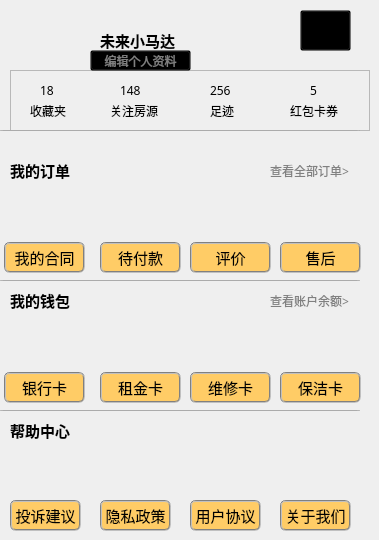
      <widget class="QWidget" name="page_6">
       <widget class="QLabel" name="lb_mine_pic_1">
        <property name="geometry">
         <rect>
          <x>20</x>
          <y>20</y>
          <width>61</width>
          <height>61</height>
         </rect>
        </property>
        <property name="text">
         <string/>
        </property>
       </widget>
       <widget class="QLabel" name="label_92">
        <property name="geometry">
         <rect>
          <x>270</x>
          <y>160</y>
          <width>91</width>
          <height>21</height>
         </rect>
        </property>
        <property name="font">
         <font>
          <family>微软雅黑</family>
          <pointsize>9</pointsize>
          <weight>50</weight>
          <bold>false</bold>
         </font>
        </property>
        <property name="styleSheet">
         <string notr="true">color:gray;</string>
        </property>
        <property name="text">
         <string>查看全部订单&gt;</string>
        </property>
       </widget>
       <widget class="QLabel" name="label_91">
        <property name="geometry">
         <rect>
          <x>10</x>
          <y>160</y>
          <width>71</width>
          <height>20</height>
         </rect>
        </property>
        <property name="font">
         <font>
          <family>微软雅黑</family>
          <pointsize>11</pointsize>
          <weight>75</weight>
          <bold>true</bold>
         </font>
        </property>
        <property name="text">
         <string>我的订单</string>
        </property>
       </widget>
       <widget class="QPushButton" name="pb_zhuanqu_7">
        <property name="geometry">
         <rect>
          <x>190</x>
          <y>500</y>
          <width>71</width>
          <height>31</height>
         </rect>
        </property>
        <property name="font">
         <font>
          <family>微软雅黑</family>
          <pointsize>11</pointsize>
         </font>
        </property>
        <property name="styleSheet">
         <string notr="true">background-color: rgb(255, 204, 102);
border:2px groove gray;border-radius:6px;padding:2px;</string>
        </property>
        <property name="text">
         <string>用户协议</string>
        </property>
       </widget>
       <widget class="QPushButton" name="pb_zhuanqu_6">
        <property name="geometry">
         <rect>
          <x>280</x>
          <y>500</y>
          <width>71</width>
          <height>31</height>
         </rect>
        </property>
        <property name="font">
         <font>
          <family>微软雅黑</family>
          <pointsize>11</pointsize>
         </font>
        </property>
        <property name="styleSheet">
         <string notr="true">background-color: rgb(255, 204, 102);
border:2px groove gray;border-radius:6px;padding:2px;</string>
        </property>
        <property name="text">
         <string>关于我们</string>
        </property>
       </widget>
       <widget class="QPushButton" name="pb_sign_2">
        <property name="geometry">
         <rect>
          <x>4</x>
          <y>242</y>
          <width>81</width>
          <height>31</height>
         </rect>
        </property>
        <property name="sizePolicy">
         <sizepolicy hsizetype="Ignored" vsizetype="Ignored">
          <horstretch>0</horstretch>
          <verstretch>0</verstretch>
         </sizepolicy>
        </property>
        <property name="font">
         <font>
          <family>微软雅黑</family>
          <pointsize>11</pointsize>
         </font>
        </property>
        <property name="styleSheet">
         <string notr="true">background-color: rgb(255, 204, 102);
border:2px groove gray;border-radius:6px;padding:2px;</string>
        </property>
        <property name="text">
         <string>我的合同</string>
        </property>
       </widget>
       <widget class="QLabel" name="lb_mine_pic_4">
        <property name="geometry">
         <rect>
          <x>210</x>
          <y>190</y>
          <width>41</width>
          <height>41</height>
         </rect>
        </property>
        <property name="text">
         <string/>
        </property>
       </widget>
       <widget class="QPushButton" name="pb_zhuanqu_3">
        <property name="geometry">
         <rect>
          <x>280</x>
          <y>242</y>
          <width>81</width>
          <height>31</height>
         </rect>
        </property>
        <property name="font">
         <font>
          <family>微软雅黑</family>
          <pointsize>11</pointsize>
         </font>
        </property>
        <property name="styleSheet">
         <string notr="true">background-color: rgb(255, 204, 102);
border:2px groove gray;border-radius:6px;padding:2px;</string>
        </property>
        <property name="text">
         <string>售后</string>
        </property>
       </widget>
       <widget class="QFrame" name="frame_9">
        <property name="geometry">
         <rect>
          <x>10</x>
          <y>70</y>
          <width>360</width>
          <height>61</height>
         </rect>
        </property>
        <property name="frameShape">
         <enum>QFrame::StyledPanel</enum>
        </property>
        <property name="frameShadow">
         <enum>QFrame::Raised</enum>
        </property>
        <widget class="QLabel" name="label_83">
         <property name="geometry">
          <rect>
           <x>30</x>
           <y>10</y>
           <width>31</width>
           <height>21</height>
          </rect>
         </property>
         <property name="font">
          <font>
           <family>微软雅黑</family>
           <pointsize>9</pointsize>
           <weight>50</weight>
           <bold>false</bold>
          </font>
         </property>
         <property name="styleSheet">
          <string notr="true"/>
         </property>
         <property name="text">
          <string>18</string>
         </property>
        </widget>
        <widget class="QLabel" name="label_84">
         <property name="geometry">
          <rect>
           <x>110</x>
           <y>10</y>
           <width>31</width>
           <height>21</height>
          </rect>
         </property>
         <property name="font">
          <font>
           <family>微软雅黑</family>
           <pointsize>9</pointsize>
           <weight>50</weight>
           <bold>false</bold>
          </font>
         </property>
         <property name="styleSheet">
          <string notr="true"/>
         </property>
         <property name="text">
          <string>148</string>
         </property>
        </widget>
        <widget class="QLabel" name="label_86">
         <property name="geometry">
          <rect>
           <x>300</x>
           <y>10</y>
           <width>31</width>
           <height>21</height>
          </rect>
         </property>
         <property name="font">
          <font>
           <family>微软雅黑</family>
           <pointsize>9</pointsize>
           <weight>50</weight>
           <bold>false</bold>
          </font>
         </property>
         <property name="styleSheet">
          <string notr="true"/>
         </property>
         <property name="text">
          <string>5</string>
         </property>
        </widget>
        <widget class="QLabel" name="label_90">
         <property name="geometry">
          <rect>
           <x>100</x>
           <y>30</y>
           <width>61</width>
           <height>21</height>
          </rect>
         </property>
         <property name="font">
          <font>
           <family>微软雅黑</family>
           <pointsize>9</pointsize>
           <weight>50</weight>
           <bold>false</bold>
          </font>
         </property>
         <property name="styleSheet">
          <string notr="true"/>
         </property>
         <property name="text">
          <string>关注房源</string>
         </property>
        </widget>
        <widget class="QLabel" name="label_85">
         <property name="geometry">
          <rect>
           <x>200</x>
           <y>10</y>
           <width>31</width>
           <height>21</height>
          </rect>
         </property>
         <property name="font">
          <font>
           <family>微软雅黑</family>
           <pointsize>9</pointsize>
           <weight>50</weight>
           <bold>false</bold>
          </font>
         </property>
         <property name="styleSheet">
          <string notr="true"/>
         </property>
         <property name="text">
          <string>256</string>
         </property>
        </widget>
        <widget class="QLabel" name="label_87">
         <property name="geometry">
          <rect>
           <x>20</x>
           <y>30</y>
           <width>51</width>
           <height>21</height>
          </rect>
         </property>
         <property name="font">
          <font>
           <family>微软雅黑</family>
           <pointsize>9</pointsize>
           <weight>50</weight>
           <bold>false</bold>
          </font>
         </property>
         <property name="styleSheet">
          <string notr="true"/>
         </property>
         <property name="text">
          <string>收藏夹</string>
         </property>
        </widget>
        <widget class="QLabel" name="label_89">
         <property name="geometry">
          <rect>
           <x>200</x>
           <y>30</y>
           <width>31</width>
           <height>21</height>
          </rect>
         </property>
         <property name="font">
          <font>
           <family>微软雅黑</family>
           <pointsize>9</pointsize>
           <weight>50</weight>
           <bold>false</bold>
          </font>
         </property>
         <property name="styleSheet">
          <string notr="true"/>
         </property>
         <property name="text">
          <string>足迹</string>
         </property>
        </widget>
        <widget class="QLabel" name="label_88">
         <property name="geometry">
          <rect>
           <x>280</x>
           <y>30</y>
           <width>61</width>
           <height>21</height>
          </rect>
         </property>
         <property name="font">
          <font>
           <family>微软雅黑</family>
           <pointsize>9</pointsize>
           <weight>50</weight>
           <bold>false</bold>
          </font>
         </property>
         <property name="styleSheet">
          <string notr="true"/>
         </property>
         <property name="text">
          <string>红包卡券</string>
         </property>
        </widget>
       </widget>
       <widget class="QPushButton" name="pb_zhuanqu_5">
        <property name="geometry">
         <rect>
          <x>190</x>
          <y>372</y>
          <width>81</width>
          <height>31</height>
         </rect>
        </property>
        <property name="font">
         <font>
          <family>微软雅黑</family>
          <pointsize>11</pointsize>
         </font>
        </property>
        <property name="styleSheet">
         <string notr="true">background-color: rgb(255, 204, 102);
border:2px groove gray;border-radius:6px;padding:2px;</string>
        </property>
        <property name="text">
         <string>维修卡</string>
        </property>
       </widget>
       <widget class="QPushButton" name="pb_change_6">
        <property name="geometry">
         <rect>
          <x>100</x>
          <y>500</y>
          <width>71</width>
          <height>31</height>
         </rect>
        </property>
        <property name="font">
         <font>
          <family>微软雅黑</family>
          <pointsize>11</pointsize>
         </font>
        </property>
        <property name="styleSheet">
         <string notr="true">background-color: rgb(255, 204, 102);
border:2px groove gray;border-radius:6px;padding:2px;</string>
        </property>
        <property name="text">
         <string>隐私政策</string>
        </property>
       </widget>
       <widget class="QLabel" name="lb_mine_pic_3">
        <property name="geometry">
         <rect>
          <x>120</x>
          <y>190</y>
          <width>41</width>
          <height>41</height>
         </rect>
        </property>
        <property name="text">
         <string/>
        </property>
       </widget>
       <widget class="QLabel" name="lb_mine_pic_6">
        <property name="geometry">
         <rect>
          <x>20</x>
          <y>320</y>
          <width>41</width>
          <height>41</height>
         </rect>
        </property>
        <property name="text">
         <string/>
        </property>
       </widget>
       <widget class="QLabel" name="label_94">
        <property name="geometry">
         <rect>
          <x>270</x>
          <y>290</y>
          <width>91</width>
          <height>21</height>
         </rect>
        </property>
        <property name="font">
         <font>
          <family>微软雅黑</family>
          <pointsize>9</pointsize>
          <weight>50</weight>
          <bold>false</bold>
         </font>
        </property>
        <property name="styleSheet">
         <string notr="true">color:gray;</string>
        </property>
        <property name="text">
         <string>查看账户余额&gt;</string>
        </property>
       </widget>
       <widget class="QLabel" name="label_95">
        <property name="geometry">
         <rect>
          <x>10</x>
          <y>420</y>
          <width>71</width>
          <height>20</height>
         </rect>
        </property>
        <property name="font">
         <font>
          <family>微软雅黑</family>
          <pointsize>11</pointsize>
          <weight>75</weight>
          <bold>true</bold>
         </font>
        </property>
        <property name="text">
         <string>帮助中心</string>
        </property>
       </widget>
       <widget class="QLabel" name="lb_mine_pic_7">
        <property name="geometry">
         <rect>
          <x>120</x>
          <y>320</y>
          <width>41</width>
          <height>41</height>
         </rect>
        </property>
        <property name="text">
         <string/>
        </property>
       </widget>
       <widget class="QPushButton" name="pb_sign_4">
        <property name="geometry">
         <rect>
          <x>10</x>
          <y>500</y>
          <width>71</width>
          <height>31</height>
         </rect>
        </property>
        <property name="font">
         <font>
          <family>微软雅黑</family>
          <pointsize>11</pointsize>
         </font>
        </property>
        <property name="styleSheet">
         <string notr="true">background-color: rgb(255, 204, 102);
border:2px groove gray;border-radius:6px;padding:2px;</string>
        </property>
        <property name="text">
         <string>投诉建议</string>
        </property>
       </widget>
       <widget class="QLabel" name="lb_mine_pic_2">
        <property name="geometry">
         <rect>
          <x>20</x>
          <y>190</y>
          <width>41</width>
          <height>41</height>
         </rect>
        </property>
        <property name="text">
         <string/>
        </property>
       </widget>
       <widget class="QLabel" name="lb_mine_pic_8">
        <property name="geometry">
         <rect>
          <x>210</x>
          <y>320</y>
          <width>41</width>
          <height>41</height>
         </rect>
        </property>
        <property name="text">
         <string/>
        </property>
       </widget>
       <widget class="QPushButton" name="pb_zhuanqu_4">
        <property name="geometry">
         <rect>
          <x>280</x>
          <y>372</y>
          <width>81</width>
          <height>31</height>
         </rect>
        </property>
        <property name="font">
         <font>
          <family>微软雅黑</family>
          <pointsize>11</pointsize>
         </font>
        </property>
        <property name="styleSheet">
         <string notr="true">background-color: rgb(255, 204, 102);
border:2px groove gray;border-radius:6px;padding:2px;</string>
        </property>
        <property name="text">
         <string>保洁卡</string>
        </property>
       </widget>
       <widget class="QPushButton" name="pb_change_4">
        <property name="geometry">
         <rect>
          <x>100</x>
          <y>242</y>
          <width>81</width>
          <height>31</height>
         </rect>
        </property>
        <property name="font">
         <font>
          <family>微软雅黑</family>
          <pointsize>11</pointsize>
         </font>
        </property>
        <property name="styleSheet">
         <string notr="true">background-color: rgb(255, 204, 102);
border:2px groove gray;border-radius:6px;padding:2px;</string>
        </property>
        <property name="text">
         <string>待付款</string>
        </property>
       </widget>
       <widget class="QLabel" name="lb_mine_pic_11">
        <property name="geometry">
         <rect>
          <x>120</x>
          <y>450</y>
          <width>41</width>
          <height>41</height>
         </rect>
        </property>
        <property name="text">
         <string/>
        </property>
       </widget>
       <widget class="QPushButton" name="pb_mine_setting">
        <property name="geometry">
         <rect>
          <x>300</x>
          <y>10</y>
          <width>51</width>
          <height>41</height>
         </rect>
        </property>
        <property name="font">
         <font>
          <family>微软雅黑</family>
          <pointsize>11</pointsize>
          <weight>75</weight>
          <bold>true</bold>
         </font>
        </property>
        <property name="styleSheet">
         <string notr="true">gridline-color: rgb(255, 255, 255);
background-color:transparent;</string>
        </property>
        <property name="text">
         <string/>
        </property>
       </widget>
       <widget class="QLabel" name="label_81">
        <property name="geometry">
         <rect>
          <x>100</x>
          <y>30</y>
          <width>101</width>
          <height>20</height>
         </rect>
        </property>
        <property name="font">
         <font>
          <family>微软雅黑</family>
          <pointsize>11</pointsize>
          <weight>75</weight>
          <bold>true</bold>
         </font>
        </property>
        <property name="text">
         <string>未来小马达</string>
        </property>
       </widget>
       <widget class="QPushButton" name="pb_zhuanqu_2">
        <property name="geometry">
         <rect>
          <x>190</x>
          <y>242</y>
          <width>81</width>
          <height>31</height>
         </rect>
        </property>
        <property name="font">
         <font>
          <family>微软雅黑</family>
          <pointsize>11</pointsize>
         </font>
        </property>
        <property name="styleSheet">
         <string notr="true">background-color: rgb(255, 204, 102);
border:2px groove gray;border-radius:6px;padding:2px;</string>
        </property>
        <property name="text">
         <string>评价</string>
        </property>
       </widget>
       <widget class="QLabel" name="lb_mine_pic_10">
        <property name="geometry">
         <rect>
          <x>30</x>
          <y>450</y>
          <width>41</width>
          <height>41</height>
         </rect>
        </property>
        <property name="text">
         <string/>
        </property>
       </widget>
       <widget class="QPushButton" name="pb_sign_3">
        <property name="geometry">
         <rect>
          <x>4</x>
          <y>372</y>
          <width>81</width>
          <height>31</height>
         </rect>
        </property>
        <property name="font">
         <font>
          <family>微软雅黑</family>
          <pointsize>11</pointsize>
         </font>
        </property>
        <property name="styleSheet">
         <string notr="true">background-color: rgb(255, 204, 102);
border:2px groove gray;border-radius:6px;padding:2px;</string>
        </property>
        <property name="text">
         <string>银行卡</string>
        </property>
       </widget>
       <widget class="QLabel" name="lb_mine_pic_9">
        <property name="geometry">
         <rect>
          <x>300</x>
          <y>320</y>
          <width>41</width>
          <height>41</height>
         </rect>
        </property>
        <property name="text">
         <string/>
        </property>
       </widget>
       <widget class="QLabel" name="lb_mine_pic_5">
        <property name="geometry">
         <rect>
          <x>300</x>
          <y>190</y>
          <width>41</width>
          <height>41</height>
         </rect>
        </property>
        <property name="text">
         <string/>
        </property>
       </widget>
       <widget class="QPushButton" name="pb_change_5">
        <property name="geometry">
         <rect>
          <x>100</x>
          <y>372</y>
          <width>81</width>
          <height>31</height>
         </rect>
        </property>
        <property name="font">
         <font>
          <family>微软雅黑</family>
          <pointsize>11</pointsize>
         </font>
        </property>
        <property name="styleSheet">
         <string notr="true">background-color: rgb(255, 204, 102);
border:2px groove gray;border-radius:6px;padding:2px;</string>
        </property>
        <property name="text">
         <string>租金卡</string>
        </property>
       </widget>
       <widget class="QLabel" name="label_93">
        <property name="geometry">
         <rect>
          <x>10</x>
          <y>290</y>
          <width>71</width>
          <height>20</height>
         </rect>
        </property>
        <property name="font">
         <font>
          <family>微软雅黑</family>
          <pointsize>11</pointsize>
          <weight>75</weight>
          <bold>true</bold>
         </font>
        </property>
        <property name="text">
         <string>我的钱包</string>
        </property>
       </widget>
       <widget class="QLabel" name="lb_mine_pic_13">
        <property name="geometry">
         <rect>
          <x>300</x>
          <y>450</y>
          <width>41</width>
          <height>41</height>
         </rect>
        </property>
        <property name="text">
         <string/>
        </property>
       </widget>
       <widget class="QLabel" name="lb_mine_pic_12">
        <property name="geometry">
         <rect>
          <x>210</x>
          <y>450</y>
          <width>41</width>
          <height>41</height>
         </rect>
        </property>
        <property name="text">
         <string/>
        </property>
       </widget>
       <widget class="QPushButton" name="pb_mine_wirte">
        <property name="geometry">
         <rect>
          <x>90</x>
          <y>50</y>
          <width>101</width>
          <height>21</height>
         </rect>
        </property>
        <property name="font">
         <font>
          <family>微软雅黑</family>
          <pointsize>9</pointsize>
          <weight>50</weight>
          <bold>false</bold>
         </font>
        </property>
        <property name="styleSheet">
         <string notr="true">gridline-color: rgb(255, 255, 255);
background-color: rgb(255, 255, 255);
background-color:transparent;
color:gray;</string>
        </property>
        <property name="text">
         <string>编辑个人资料</string>
        </property>
       </widget>
       <widget class="QPushButton" name="pushButton">
        <property name="geometry">
         <rect>
          <x>0</x>
          <y>130</y>
          <width>360</width>
          <height>1</height>
         </rect>
        </property>
        <property name="maximumSize">
         <size>
          <width>16777215</width>
          <height>1</height>
         </size>
        </property>
        <property name="text">
         <string/>
        </property>
       </widget>
       <widget class="QPushButton" name="pushButton_2">
        <property name="geometry">
         <rect>
          <x>0</x>
          <y>280</y>
          <width>360</width>
          <height>1</height>
         </rect>
        </property>
        <property name="maximumSize">
         <size>
          <width>16777215</width>
          <height>1</height>
         </size>
        </property>
        <property name="text">
         <string/>
        </property>
       </widget>
       <widget class="QPushButton" name="pushButton_4">
        <property name="geometry">
         <rect>
          <x>0</x>
          <y>410</y>
          <width>360</width>
          <height>1</height>
         </rect>
        </property>
        <property name="maximumSize">
         <size>
          <width>16777215</width>
          <height>1</height>
         </size>
        </property>
        <property name="text">
         <string/>
        </property>
       </widget>
      </widget>
